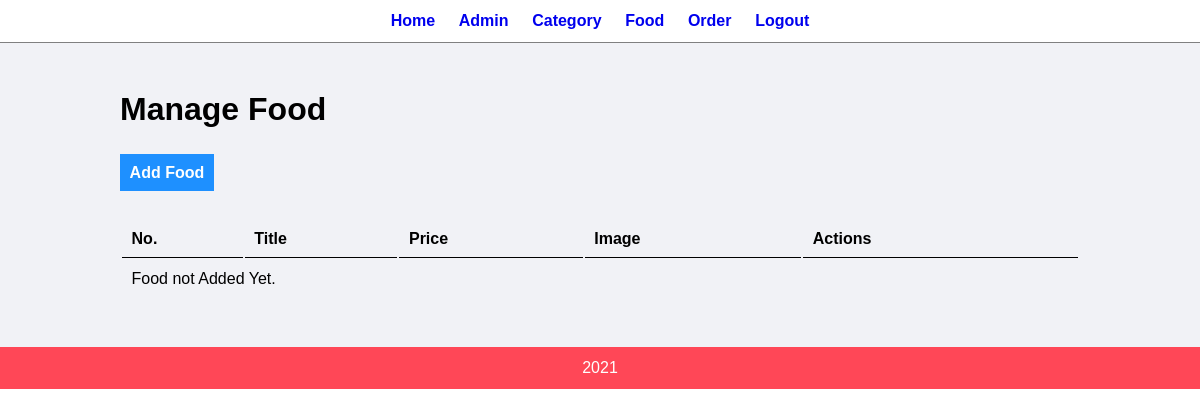
/admin/manage-food.php, run on an earlier commit of the app's database.
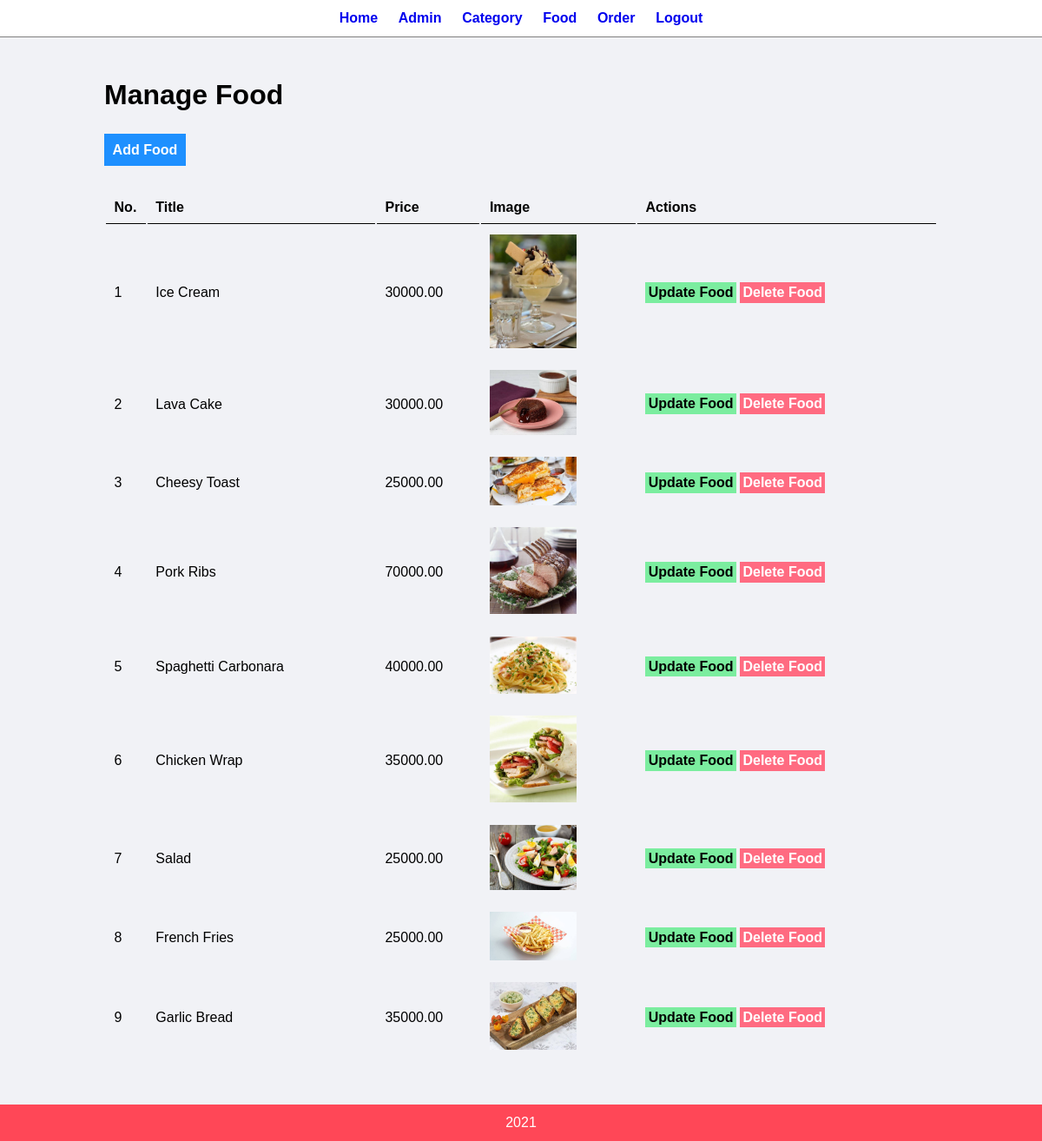
And on a later commit of the database.
### tables this page shows
CREATE TABLE `tbl_food` (
  `id` int(10) UNSIGNED NOT NULL,
  `title` varchar(100) NOT NULL,
  `description` text NOT NULL,
  `price` decimal(10,2) NOT NULL,
  `image_name` varchar(255) NOT NULL,
  `category_id` int(10) UNSIGNED NOT NULL
);

### admin/manage-food.php (the view, shortened to what this page needs)
<?php include('partials/menu.php') ?>
        <div class="main-content">
            <div class="wrapper">
                <h1>Manage Food</h1>
                <br /> <br />
                <a href="<?php echo SITEURL; ?>admin/add-food.php" class="btn-primary">Add Food</a>
                <br /><br /> <br />
                <table class="tbl-full">
                    <tr>
                        <th>No.</th>
                        <th>Title</th>
                        <th>Price</th>
                        <th>Image</th>
                        <th>Actions</th>
                    </tr>
                    <?php
                        $sql = "SELECT * FROM tbl_food";
                        $res = mysqli_query($conn, $sql);
                        $count = mysqli_num_rows($res);
                        $no = 1;
                        if($count>0) {
                            while($row=mysqli_fetch_assoc($res)) {
                                $id = $row['id'];
                                $title = $row['title'];
                                $price = $row['price'];
                                $image_name = $row['image_name'];
                                ?>
                                <tr>
                                    <td><?php echo $no++;?></td>
                                    <td><?php echo $title;?></td>
                                    <td><?php echo $price;?></td>
                                    <td>
                                        <?php
                                            if($image_name=="") {
                                                echo "<div class='error'>Image not Added.</div>";
                                            }
                                            else {
                                                ?>
                                                <img src="<?php echo SITEURL; ?>images/food/<?php echo $image_name; ?>" width="100px">
                                                <?php
                                            }
                                        ?>
                                    </td>
                                    <td>
                                        <a href="<?php echo SITEURL; ?>admin/update-food.php?id=<?php echo $id; ?>" class="btn-secondary">Update Food</a>
                                        <a href="<?php echo SITEURL; ?>admin/delete-food.php?id=<?php echo $id; ?>&image_name=<?php echo $image_name; ?>" class="btn-danger">Delete Food</a>
                                    </td>
                                </tr>
                                <?php
                            }
                        }
                        else {
                            echo "<tr><td colspan='7' class='error'>Food not Added Yet.</td></tr>";
                        }
                    ?>
                </table>
            </div>
        </div>
<?php include('partials/footer.php') ?>

### admin/partials/menu.php (shortened to what this page needs)
<!DOCTYPE html>
<html>
    <head>
        <link rel="stylesheet" href="admin.css">
    </head>
    <body>
        <div class="menu text-center">
            <div class="wrapper">
                <ul>
                    <li><a href="index.php">Home</a></li>
                    <li><a href="manage-admin.php">Admin</a></li>
                    <li><a href="manage-category.php">Category</a></li>
                    <li><a href="manage-food.php">Food</a></li>
                    <li><a href="manage-order.php">Order</a></li>
                    <li><a href="logout.php">Logout</a></li>
                </ul>
            </div>
        </div>

### admin/partials/footer.php
<div class="footer">
            <div class="wrapper">
                <p class="text-center">2021</p>
            </div>
        </div>
    </body>
</html>

### admin/admin.css (style rules this page uses)
* { margin: 0; padding: 0; font-family: Arial, Helvetica, sans-serif; }
.wrapper { padding: 1%; width: 80%; margin: 0 auto; }
.text-center { text-align: center; }
.tbl-full { width: 100%; }
table tr th { border-bottom: 1px solid black; padding: 1%; text-align: left; }
table tr td { padding: 1%; }
.btn-primary { background-color: #1e90ff; padding: 1%; color: white; text-decoration: none; font-weight: bold; }
.btn-secondary { background-color: #7bed9f; padding: 1%; color: black; text-decoration: none; font-weight: bold; }
.btn-danger { background-color: #ff6b81; padding: 1%; color: white; text-decoration: none; font-weight: bold; }
.menu { border-bottom: 1px solid grey; }
.menu ul { list-style-type: none; }
.menu ul li { display: inline; padding: 1%; }
.menu ul li a { text-decoration: none; font-weight: bold; }
.main-content { background-color: #f1f2f6; padding: 3% 0; }
.footer { background-color: #ff4757; color: white; }

What changed in the data, as far as the page shows it:
added tbl_food: title "Ice Cream", price "30000.00", image_name (picture)
added tbl_food: title "Lava Cake", price "30000.00", image_name (picture)
added tbl_food: title "Cheesy Toast", price "25000.00", image_name (picture)
added tbl_food: title "Pork Ribs", price "70000.00", image_name (picture)
added tbl_food: title "Spaghetti Carbonara", price "40000.00", image_name (picture)
added tbl_food: title "Chicken Wrap", price "35000.00", image_name (picture)
added tbl_food: title "Salad", price "25000.00", image_name (picture)
added tbl_food: title "French Fries", price "25000.00", image_name (picture)
added tbl_food: title "Garlic Bread", price "35000.00", image_name (picture)
Also different on the page:
text no longer shown: "Food not Added Yet."
